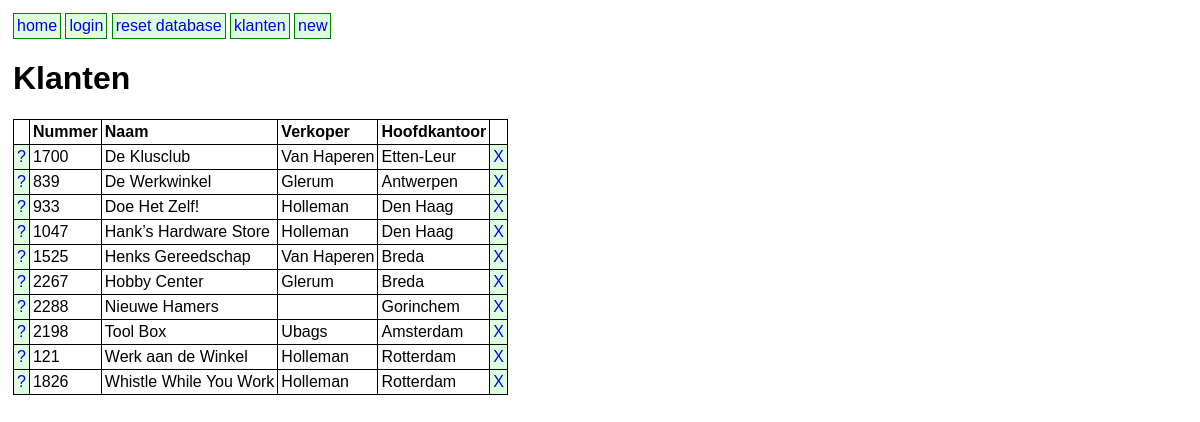
/customer-list.php, run on the app's committed database.
### tables this page shows
CREATE TABLE `Klant` (
	`KlantNr` INT NOT NULL AUTO_INCREMENT,
	`KlantNaam` varchar(40),
	`VerkNr` INT,
	`PlaatsHfdkntr` varchar(40),
	CONSTRAINT `KlantPK` PRIMARY KEY (`KlantNr`),
	CONSTRAINT `KlantVerkoper` FOREIGN KEY (`VerkNr`)
		REFERENCES `Verkoper` (`VerkNr`) 
		ON UPDATE CASCADE
		ON DELETE RESTRICT
);

CREATE TABLE `Verkoper` (
	`VerkNr` int,
	`VerkNaam` varchar(40),
	`ComPct` int,
	`InDienst` int,
	`KamerNr` int,
	CONSTRAINT `VerkoperPK` PRIMARY KEY (`VerkNr`),
	CONSTRAINT `KamerFK` FOREIGN KEY (`KamerNr`) 
		REFERENCES `Kamer` (`KamerNr`) ON UPDATE CASCADE
);

### customer-list.php (the view, shortened to what this page needs)
<?php
include 'db.php';
$sql = "SELECT * FROM Klant K "
        . " LEFT JOIN Verkoper V ON K.VerkNr = V.VerkNr "
        . " ORDER BY KlantNaam";
$rs = $pdo->query($sql, PDO::FETCH_OBJ);
?>
<!DOCTYPE html>
<html lang="nl">
    <head>
        <link type="text/css" rel="stylesheet" href="layout.css">
    </head>
    <body>
        <nav>
            <?php require 'menu.inc.php'; ?>
            <a href = "customer-new.php?page=customer-list-2.php" title="add a record">new</a>
        </nav>
        <h1>Klanten</h1>
        <table>
            <tr>
                <th>
                <th>Nummer
                <th>Naam
                <th>Verkoper
                <th>Hoofdkantoor
                <th>
            </tr>
            <?php while ($row = $rs->fetch()) { ?>
                <tr>
                    <td class="button"><a title="edit" href="customer-edit.php?KlantNr=<?= $row->KlantNr ?>">?</a>
                    <td><?= $row->KlantNr ?>
                    <td><?= $row->KlantNaam ?>
                    <td><?= $row->VerkNaam ?>
                    <td><?= $row->PlaatsHfdkntr ?>
                    <td class="button"><a title="delete" href="customer-delete.php?KlantNr=<?= $row->KlantNr ?>">X</a>
                </tr>
            <?php } ?>
        </table>
    </body>
</html>

### menu.inc.php
<a href = ".">home</a>
<?php if (isset($_SESSION['username'])) { ?>
    <a href = "logout.php">logout</a>
<?php } else { ?>
    <a href = "login.php">login</a>
<?php } ?>
<a href = "create-tables.php">reset database</a>
<a href = "customer-list.php">klanten</a>

### layout.css (style rules this page uses)
* { box-sizing: border-box; font-family: sans-serif; }
body { padding: 5px; }
table, th, td { border-collapse: collapse; border: 1px solid black; }
th, td { text-align: left; padding: 3px; }
td.button { background-color: #DFD; }
td a { text-decoration: none; }
nav { display: block; margin-bottom: 12px; }
nav a, button, input[type=submit] { display: inline-block; border: 1px solid green; background-color: #DFD; padding: 3px; font-size: 12pt; }
nav a { text-decoration: none; }

### data on the page
klant: KlantNr "1700", KlantNaam "De Klusclub", VerkNr.VerkNaam "Van Haperen", PlaatsHfdkntr "Etten-Leur"
klant: KlantNr "839", KlantNaam "De Werkwinkel", VerkNr.VerkNaam "Glerum", PlaatsHfdkntr "Antwerpen"
klant: KlantNr "933", KlantNaam "Doe Het Zelf!", VerkNr.VerkNaam "Holleman", PlaatsHfdkntr "Den Haag"
klant: KlantNr "1047", KlantNaam "Hank’s Hardware Store", VerkNr.VerkNaam "Holleman", PlaatsHfdkntr "Den Haag"
klant: KlantNr "1525", KlantNaam "Henks Gereedschap", VerkNr.VerkNaam "Van Haperen", PlaatsHfdkntr "Breda"
klant: KlantNr "2267", KlantNaam "Hobby Center", VerkNr.VerkNaam "Glerum", PlaatsHfdkntr "Breda"
klant: KlantNr "2288", KlantNaam "Nieuwe Hamers", PlaatsHfdkntr "Gorinchem"
klant: KlantNr "2198", KlantNaam "Tool Box", VerkNr.VerkNaam "Ubags", PlaatsHfdkntr "Amsterdam"
klant: KlantNr "121", KlantNaam "Werk aan de Winkel", VerkNr.VerkNaam "Holleman", PlaatsHfdkntr "Rotterdam"
klant: KlantNr "1826", KlantNaam "Whistle While You Work", VerkNr.VerkNaam "Holleman", PlaatsHfdkntr "Rotterdam"
